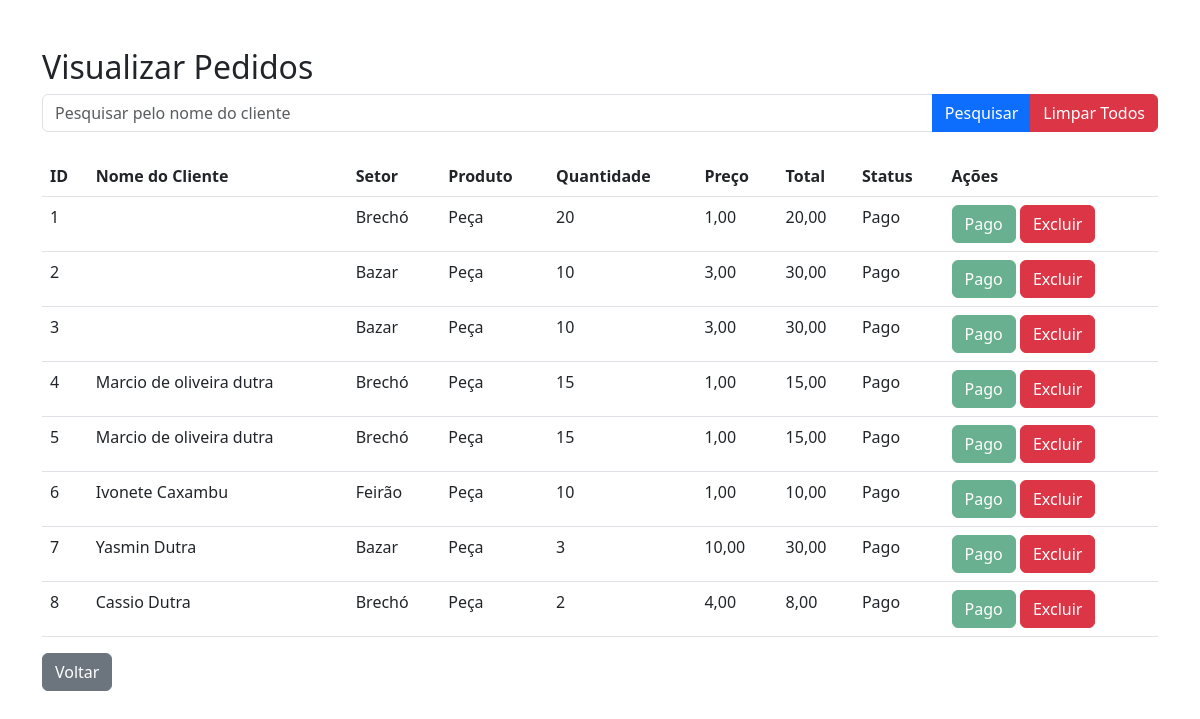
The app's page /visualizar_pedidos.php with its own data.
### tables this page shows
CREATE TABLE `pedidos` (
  `id` int NOT NULL AUTO_INCREMENT,
  `setor` varchar(100) NOT NULL,
  `produto` varchar(100) NOT NULL,
  `quantidade` int NOT NULL,
  `total` decimal(10,2) NOT NULL,
  `status` varchar(20) DEFAULT 'Pendente',
  `preco` decimal(10,2) NOT NULL,
  `nome_cliente` varchar(100) NOT NULL,
  PRIMARY KEY (`id`)
);

### visualizar_pedidos.php (the view, shortened to what this page needs)
<?php
$host = 'localhost';
$dbname = 'pedidos_db';
$username = 'root';
$password = '051080';
try {
    $conn = new PDO("mysql:host=$host;dbname=$dbname", $username, $password);
    $conn->setAttribute(PDO::ATTR_ERRMODE, PDO::ERRMODE_EXCEPTION);
} catch (PDOException $e) {
    echo "Erro: " . $e->getMessage();
}
$searchQuery = isset($_POST['search']) ? $_POST['search'] : (isset($_GET['search']) ? $_GET['search'] : '');
$pedidos = [];
if (!empty($searchQuery)) {
    try {
        $stmt = $conn->prepare("SELECT * FROM pedidos WHERE nome_cliente LIKE :search");
        $stmt->bindValue(':search', "%$searchQuery%");
        $stmt->execute();
        $pedidos = $stmt->fetchAll(PDO::FETCH_ASSOC);
        $stmtTotal = $conn->prepare("SELECT SUM(total) AS total_cliente FROM pedidos WHERE nome_cliente LIKE :search");
        $stmtTotal->bindValue(':search', "%$searchQuery%");
        $stmtTotal->execute();
        $totalPedidosCliente = $stmtTotal->fetch(PDO::FETCH_ASSOC)['total_cliente'];
    } catch (PDOException $e) {
        echo "Erro ao buscar pedidos: " . $e->getMessage();
    }
} else {
    try {
        $stmt = $conn->query("SELECT * FROM pedidos");
        $pedidos = $stmt->fetchAll(PDO::FETCH_ASSOC);
    } catch (PDOException $e) {
        echo "Erro ao buscar pedidos: " . $e->getMessage();
    }
}
?>
<!DOCTYPE html>
<html lang="en">
<head>
    <link href="https://cdn.jsdelivr.net/npm/bootstrap@5.3.0-alpha1/dist/css/bootstrap.min.css" rel="stylesheet">
</head>
<body>
    <div class="container mt-5">
        <h2>Visualizar Pedidos</h2>
        <form action="visualizar_pedidos.php" method="POST" class="mb-4">
            <div class="input-group">
                <input type="text" class="form-control" name="search" placeholder="Pesquisar pelo nome do cliente" value="<?php echo htmlspecialchars($searchQuery); ?>">
                <button class="btn btn-primary" type="submit">Pesquisar</button>
                <button class="btn btn-danger" type="submit" name="clear_all">Limpar Todos</button>
            </div>
        </form>
        <table class="table">
            <thead>
                <tr>
                    <th>ID</th>
                    <th>Nome do Cliente</th>
                    <th>Setor</th>
                    <th>Produto</th>
                    <th>Quantidade</th>
                    <th>Preço</th>
                    <th>Total</th>
                    <th>Status</th>
                    <th>Ações</th>
                </tr>
            </thead>
            <tbody>
                <?php foreach ($pedidos as $pedido): ?>
                    <tr>
                        <td><?php echo $pedido['id']; ?></td>
                        <td><?php echo htmlspecialchars($pedido['nome_cliente']); ?></td>
                        <td><?php echo htmlspecialchars($pedido['setor']); ?></td>
                        <td><?php echo htmlspecialchars($pedido['produto']); ?></td>
                        <td><?php echo htmlspecialchars($pedido['quantidade']); ?></td>
                        <td><?php echo number_format($pedido['preco'], 2, ',', '.'); ?></td>
                        <td><?php echo number_format($pedido['total'], 2, ',', '.'); ?></td>
                        <td><?php echo htmlspecialchars($pedido['status']); ?></td>
                        <td>
                            <?php if ($pedido['status'] != 'Pago'): ?>
                                <a href="visualizar_pedidos.php?pago_id=<?php echo $pedido['id']; ?>&search=<?php echo urlencode($searchQuery); ?>" class="btn btn-danger">Marcar como Pago</a>
                            <?php else: ?>
                                <button class="btn btn-success" disabled>Pago</button>
                            <?php endif; ?>
                            <a href="visualizar_pedidos.php?delete_id=<?php echo $pedido['id']; ?>&search=<?php echo urlencode($searchQuery); ?>" class="btn btn-danger" onclick="return confirm('Tem certeza que deseja excluir este pedido?')">Excluir</a>
                        </td>
                    </tr>
                <?php endforeach; ?>
            </tbody>
        </table>
        <a href="index.php" class="btn btn-secondary">Voltar</a>
    </div>
</body>
</html>

### records on screen
pedidos: id "1", setor "Brechó", produto "Peça", quantidade "20", preco "1,00", total "20,00", status "Pago"
pedidos: id "2", setor "Bazar", produto "Peça", quantidade "10", preco "3,00", total "30,00", status "Pago"
pedidos: id "3", setor "Bazar", produto "Peça", quantidade "10", preco "3,00", total "30,00", status "Pago"
pedidos: id "4", nome_cliente "Marcio de oliveira dutra", setor "Brechó", produto "Peça", quantidade "15", preco "1,00", total "15,00", status "Pago"
pedidos: id "5", nome_cliente "Marcio de oliveira dutra", setor "Brechó", produto "Peça", quantidade "15", preco "1,00", total "15,00", status "Pago"
pedidos: id "6", nome_cliente "Ivonete Caxambu", setor "Feirão", produto "Peça", quantidade "10", preco "1,00", total "10,00", status "Pago"
pedidos: id "7", nome_cliente "Yasmin Dutra", setor "Bazar", produto "Peça", quantidade "3", preco "10,00", total "30,00", status "Pago"
pedidos: id "8", nome_cliente "Cassio Dutra", setor "Brechó", produto "Peça", quantidade "2", preco "4,00", total "8,00", status "Pago"
